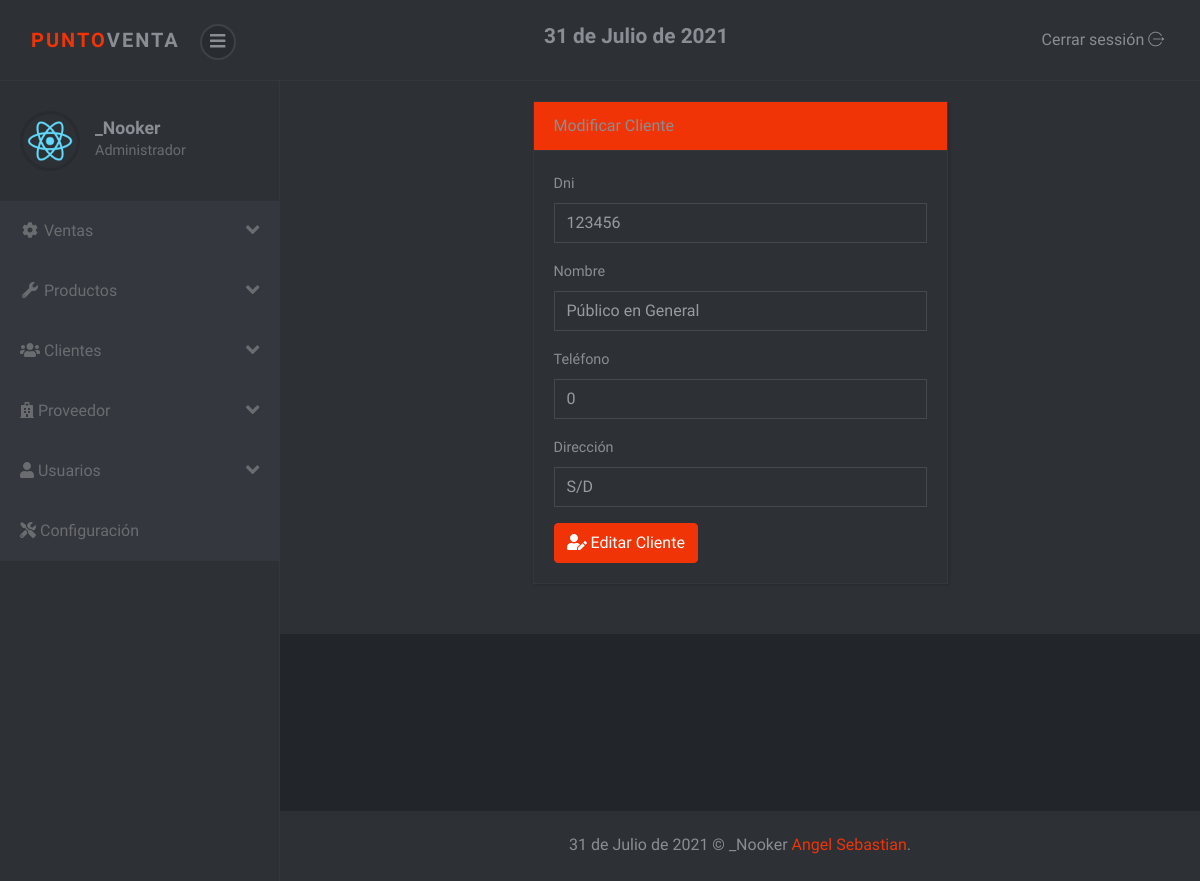
The page /sistema/editar_cliente.php?id=1 (signed in) on the database its author committed.
### tables this page shows
CREATE TABLE `cliente` (
  `idcliente` int(11) NOT NULL,
  `dni` int(8) NOT NULL,
  `nombre` varchar(100) NOT NULL,
  `telefono` int(15) NOT NULL,
  `direccion` varchar(200) NOT NULL,
  `usuario_id` int(11) NOT NULL
);

### sistema/editar_cliente.php (the view, shortened to what this page needs)
<?php include_once "includes/header.php";
include "../conexion.php";
$idcliente = $_REQUEST['id'];
$sql = mysqli_query($conexion, "SELECT * FROM cliente WHERE idcliente = $idcliente");
$result_sql = mysqli_num_rows($sql);
if ($result_sql == 0) {
  header("Location: lista_cliente.php");
} else {
  while ($data = mysqli_fetch_array($sql)) {
    $dni = $data['dni'];
    $nombre = $data['nombre'];
    $telefono = $data['telefono'];
    $direccion = $data['direccion'];
  }
}
?>
<div class="container-fluid">
  <div class="row">
    <div class="col-lg-6 m-auto">
      <div class="card">
        <div class="card-header bg-primary">
          Modificar Cliente
        </div>
        <div class="card-body">
          <form class="" action="" method="post">
            <div class="form-group">
              <label for="dni">Dni</label>
              <input type="number" placeholder="Ingrese dni" name="dni" id="dni" class="form-control" value="<?php echo $dni; ?>">
            </div>
            <div class="form-group">
              <label for="nombre">Nombre</label>
              <input type="text" placeholder="Ingrese Nombre" name="nombre" class="form-control" id="nombre" value="<?php echo $nombre; ?>">
            </div>
            <div class="form-group">
              <label for="telefono">Teléfono</label>
              <input type="number" placeholder="Ingrese Teléfono" name="telefono" class="form-control" id="telefono" value="<?php echo $telefono; ?>">
            </div>
            <div class="form-group">
              <label for="direccion">Dirección</label>
              <input type="text" placeholder="Ingrese Direccion" name="direccion" class="form-control" id="direccion" value="<?php echo $direccion; ?>">
            </div>
            <button type="submit" class="btn btn-primary"><i class="fas fa-user-edit"></i> Editar Cliente</button>
          </form>
        </div>
      </div>
    </div>
  </div>
</div>
<?php include_once "includes/footer.php"; ?>

### sistema/css/style.violet.css (style rules this page uses)
body { position: relative; }
button { cursor: pointer; }
input { outline: none; }
.card { margin-bottom: 30px; -webkit-box-shadow: 2px 2px 2px rgba(0, 0, 0, 0.1), -1px 0 2px rgba(0, 0, 0, 0.05); box-shadow: 2px 2px 2px rgba(0, 0, 0, 0.1), -1px 0 2px rgba(0, 0, 0, 0.05); }
.form-control { height: calc(2.4rem + 2px); border: 1px solid #444951; background: transparent; border-radius: 0; color: #979a9f; padding: 0.45rem 0.75rem; }
button, input[type='submit'] { cursor: pointer; font-family: inherit; font-weight: 300 !important; }
form label { font-size: .9rem; color: #8a8d93; }
.btn { font-weight: 400; border: 1px solid transparent; padding: 0.45rem 0.75rem; font-size: 1rem; line-height: 1.5; border-radius: 0.25rem; -webkit-transition: color 0.15s ease-in-out, background-color 0.15s ease-in-out, border-color 0.15s ease-in-out, -webkit-box-shadow 0.15s ease-in-out; transition: color 0.15s ease-in-out, background-color 0.15s ease-in-out, border-color 0.15s ease-in-out, -webkit-box-shadow 0.15s ease-in-out; transition: color 0.15s ease-in-out, background-color 0.15s ease-in-out, border-color 0.15s ease-in-out, box-shadow 0.15s ease-in-out; transition: color 0.15s ease-in-out, background-color 0.15s ease-in-out, border-color 0.15s ease-in-out, box-shadow 0.15s ease-in-out, -webkit-box-shadow 0.15s ease-in-out; }
.btn-primary { color: color-yiq(#f03406); background-color: #f03406; border-color: #f03406; }
body { font-family: "Muli", sans-serif; font-size: 1rem; font-weight: 400; line-height: 1.5; color: #8a8d93; background-color: #fff; }
.bg-primary { background-color: #f03406 !important; }
.card { background-color: #2d3035; border: 1px solid #34373d; border-radius: 0; }
.card-body { padding: 1.25rem; }
.card-header { padding: 0.75rem 1.25rem; background-color: rgba(0, 0, 0, 0.03); border-bottom: 1px solid #34373d; }
.card-header:first-child { border-radius: 0 0 0 0; }

### rows shown on the page
cliente: dni "123456", nombre "Público en General", telefono "0", direccion "S/D"

### other values the page prints
fechaPeru() "31 de Julio de 2021"
$_SESSION['nombre'] "_Nooker"
